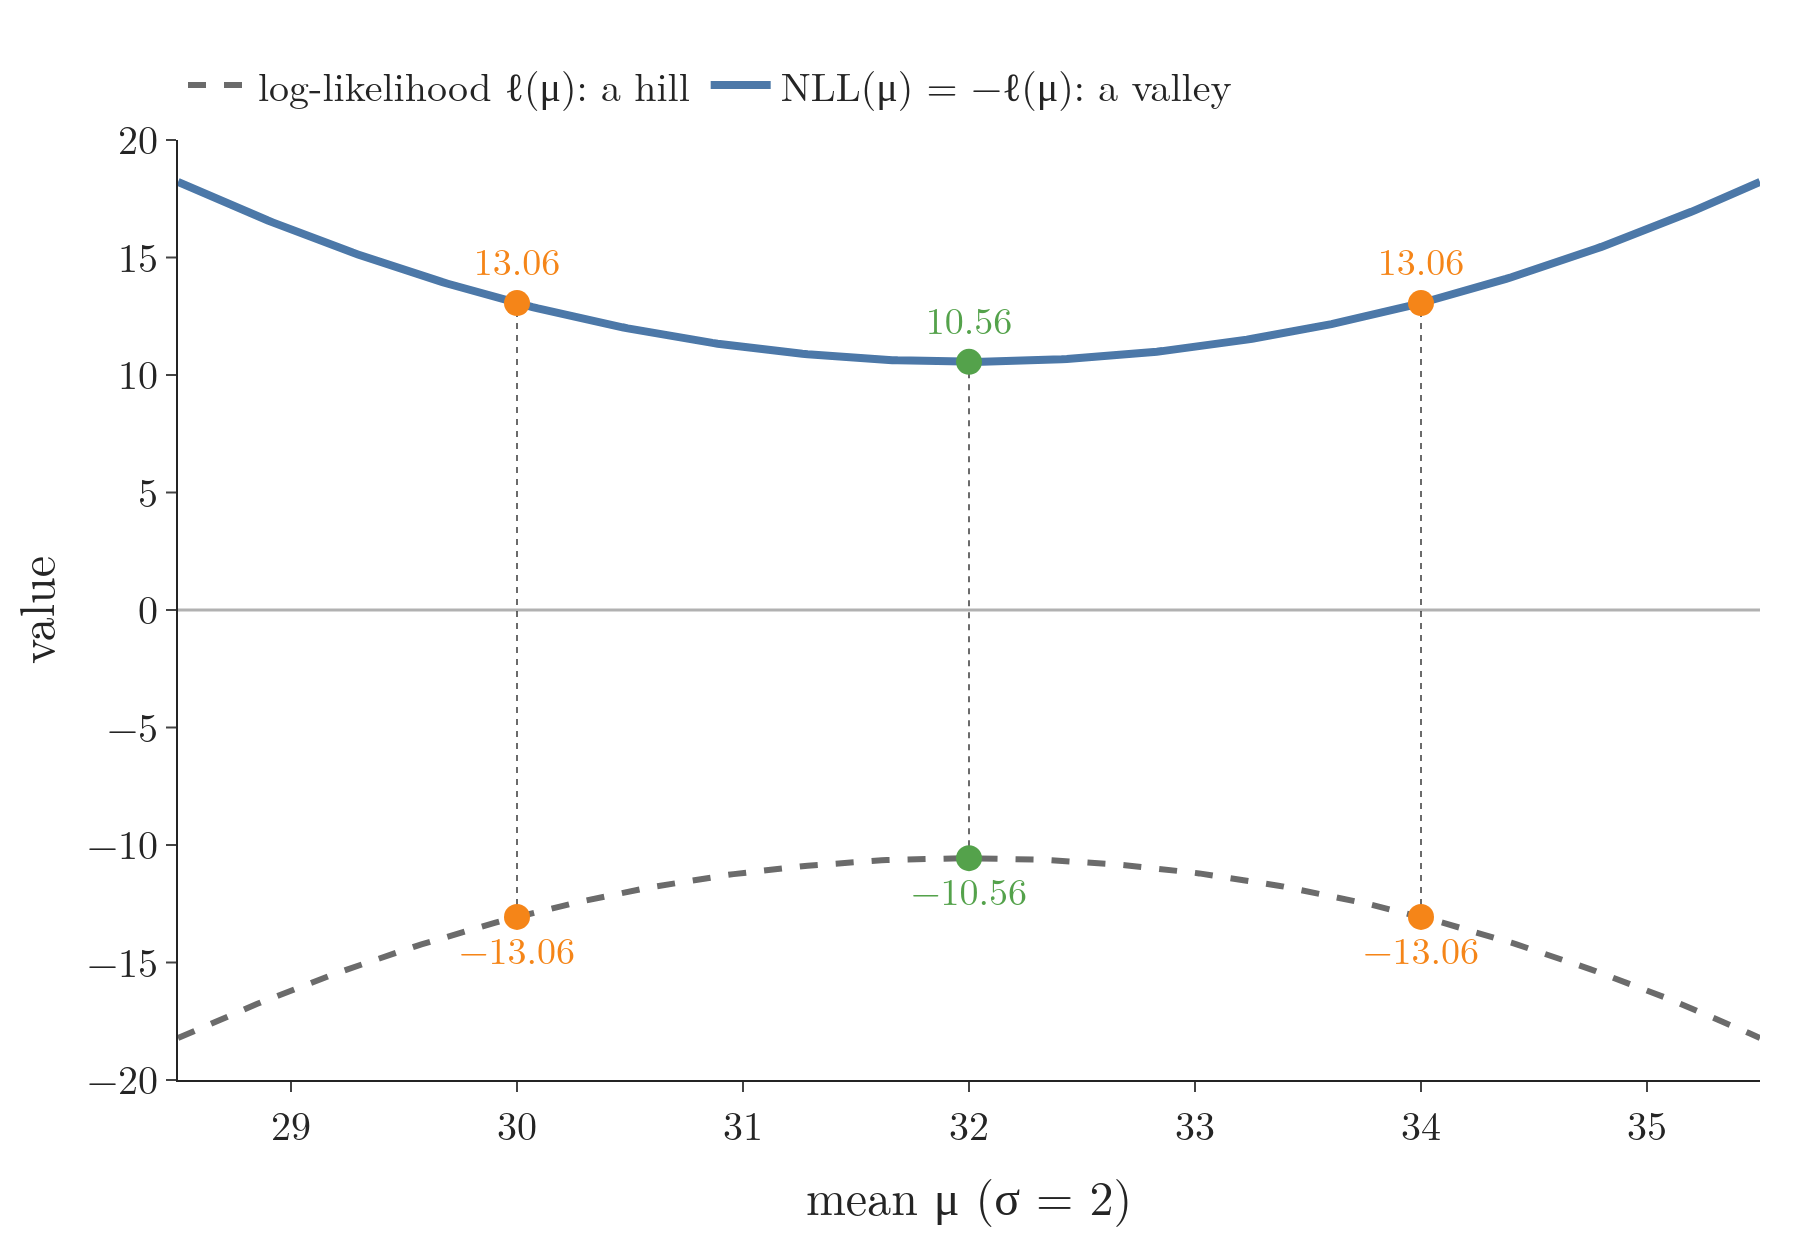

This figure's Python source:
"""The minus sign flips the hill into a valley (Plotly). The log-likelihood of the five mice against mu (sigma = 2) and
its negative, the NLL. NLL(30) = 13.06, NLL(32) = 10.56, NLL(34) = 13.06: the lowest NLL is at the highest
log-likelihood, mu = 32."""
from pathlib import Path

import numpy as np
import plotly.graph_objects as go
from scipy import stats

HERE = Path(__file__).parent
BLUE, ORANGE, GREEN, RED, GREY = "#4C78A8", "#F58518", "#54A24B", "#E45756", "#6B6B6B"
X = np.array([29, 31, 32, 33, 35.0])
ll = lambda m: stats.norm(m, 2).logpdf(X).sum()
assert np.allclose([-ll(30), -ll(32), -ll(34)], [13.06, 10.56, 13.06], atol=0.005)
mu = np.linspace(28.5, 35.5, 300)
L = np.array([ll(m) for m in mu])

fig = go.Figure()
fig.add_hline(y=0, line=dict(color="black", width=1.5))
fig.add_trace(go.Scatter(x=mu, y=L, mode="lines", line=dict(color=GREY, width=3, dash="dash"),
                         name="log-likelihood ℓ(μ): a hill"))
fig.add_trace(go.Scatter(x=mu, y=-L, mode="lines", line=dict(color=BLUE, width=4), name="NLL(μ) = −ℓ(μ): a valley"))
for m in (30, 32, 34):
    fig.add_trace(go.Scatter(x=[m, m], y=[ll(m), -ll(m)], mode="lines", line=dict(color=GREY, width=1, dash="dot"),
                             showlegend=False))
    col = GREEN if m == 32 else ORANGE
    fig.add_trace(go.Scatter(x=[m, m], y=[ll(m), -ll(m)], mode="markers+text", marker=dict(size=13, color=col),
                             text=[f"{ll(m):.2f}".replace("-", "−"), f"{-ll(m):.2f}"],
                             textposition=["bottom center", "top center"], textfont=dict(size=19, color=col),
                             showlegend=False))
fig.update_layout(template="simple_white", width=900, height=620, font=dict(family="Latin Modern Roman", size=20),
                  xaxis=dict(title="mean μ (σ = 2)"), yaxis=dict(title="value", range=[-20, 20]),
                  legend=dict(orientation="h", x=0, y=1.1), margin=dict(l=70, r=20, t=70, b=60))
fig.write_image(HERE / "nll_flip.png", scale=2)
fig.write_image(HERE / "nll_flip.pdf")
